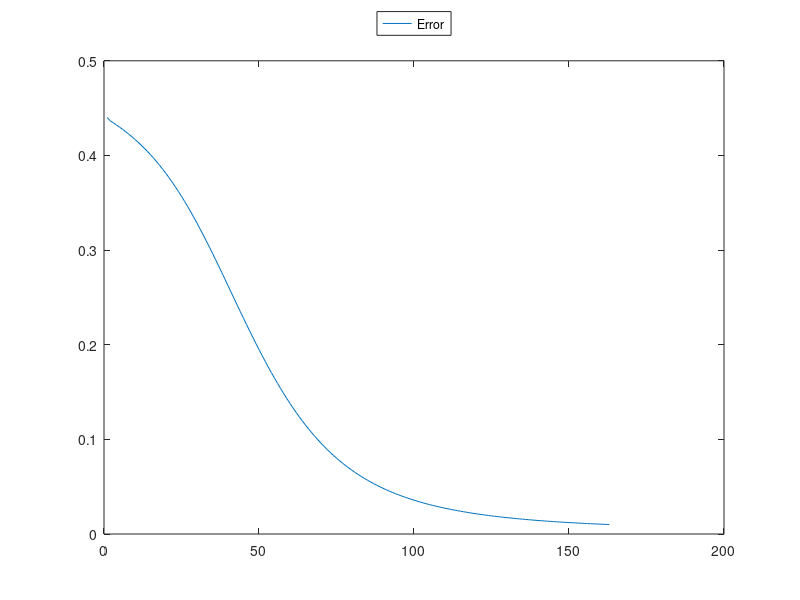
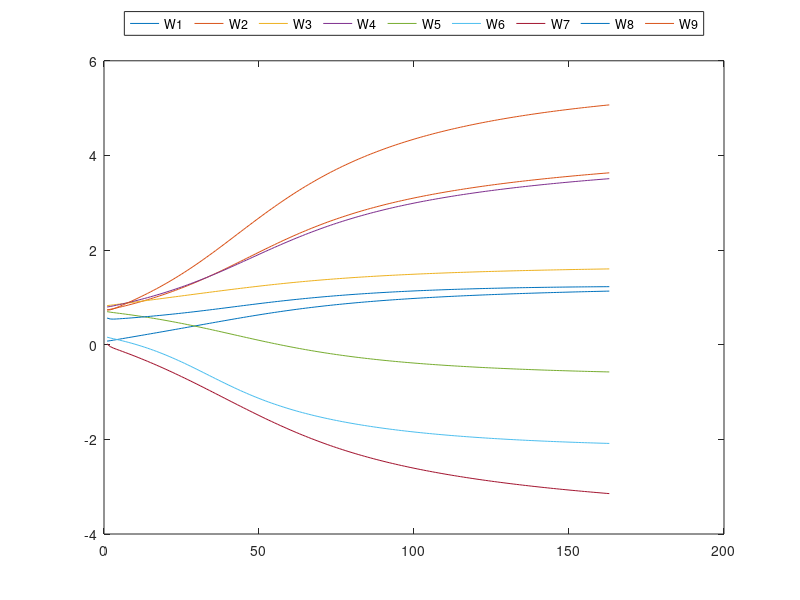

Recreate these plots in MATLAB, in order.
% Fall 2018
% Name: Terry-Ann Sneed
% HMW #4: XOR GATE 

% OFFLINE

clc
clear all
close all

% input values
x_1=[0.1 0.1 0.9 0.9]; 
x_2=[0.1 0.9 0.1 0.9]; 

% desired output
out=[0.1 0.9 0.9 0.9];

% initial random weight values
w_1=rand;
w_2=rand;
w_3=rand; 
w_4=rand;
w_5=rand;
w_6=rand; 
w_7=rand;
w_8=rand;
w_9=rand; 

% error
error=1; 

% learning rate
rate=1;

while(error>0.01)
    dw_1=0;
    dw_2=0;
    dw_3=0;
    dw_4=0;
    dw_5=0;
    dw_6=0;
    dw_7=0;
    dw_8=0;
    dw_9=0;
    
    for z=1:4
        
        % weight updates
        new_alpha1=w_1*x_1(z)+w_3*x_2(z)+w_5;
        new_alpah2=w_2*x_1(z)+w_4*x_2(z)+w_6;
       
        z1(z)=1/(1+exp(-new_alpha1));
        z2(z)=1/(1+exp(-new_alpah2));
        
        alpha=w_8*z1(z)+w_9*z2(z)+w_7;
        
        y(z)=1/(1+exp(-alpha));
        
        dw_8=dw_8+z1(z)*y(z)*(1-y(z))*(y(z)-out(z));
        dw_9=dw_9+z2(z)*y(z)*(1-y(z))*(y(z)-out(z));
        dw_7=dw_7+y(z)*(1-y(z))*(y(z)-out(z));
        dw_1=dw_1+x_1(z)*z1(z)*(1-z1(z))*w_8*y(z)*(1-y(z))*(y(z)-out(z));
        dw_2=dw_2+x_1(z)*z2(z)*(1-z2(z))*w_9*y(z)*(1-y(z))*(y(z)-out(z));
        dw_3=dw_3+x_2(z)*z1(z)*(1-z1(z))*w_8*y(z)*(1-y(z))*(y(z)-out(z));
        dw_4=dw_4+x_2(z)*z2(z)*(1-z2(z))*w_9*y(z)*(1-y(z))*(y(z)-out(z));
        dw_5=dw_5+z1(z)*(1-z1(z))*w_8*y(z)*(1-y(z))*(y(z)-out(z));
        dw_6=dw_6+z2(z)*(1-z2(z))*w_9*y(z)*(1-y(z))*(y(z)-out(z));
    end
    w_1=w_1-2*dw_1;
    w_2=w_2-2*dw_2;
    w_3=w_3-2*dw_3;
    w_4=w_4-2*dw_4;
    w_5=w_5-2*dw_5;
    w_6=w_6-2*dw_6;
    w_7=w_7-2*dw_7;
    w_8=w_8-2*dw_8;
    w_9=w_9-2*dw_9;
    error=0;
    for z=1:4
        
        %error calculation
        new_alpha1=w_1*x_1(z)+w_3*x_2(z)+w_5;
        new_alpah2=w_2*x_1(z)+w_4*x_2(z)+w_6;
        
        z1(z)=1/(1+exp(-new_alpha1));
        z2(z)=1/(1+exp(-new_alpah2));
        
        alpha=w_8*z1(z)+w_9*z2(z)+w_7;
        
        y(z)=1/(1+exp(-alpha));
        
        error=error+(y(z)-out(z))^2;
    end
    
    data(rate,1)=rate;
    data(rate,2)=error;
    data(rate,3)=w_1;
    data(rate,4)=w_2;
    data(rate,5)=w_3;
    data(rate,6)=w_4;
    data(rate,7)=w_5;
    data(rate,8)=w_6;
    data(rate,9)=w_7;
    data(rate,10)=w_8;
    data(rate,11)=w_9;
    
    rate=rate+1;
end
clc
figure(1);
plot(data(:,1),data(:,2));
legend('Error','Location','northoutside','Orientation','horizontal');
figure(2);
plot(data(:,1),data(:,3), ...
data(:,1),data(:,4), ...
data(:,1),data(:,5), ...
data(:,1),data(:,6), ...
data(:,1),data(:,7), ...
data(:,1),data(:,8), ...
data(:,1),data(:,9), ...
data(:,1),data(:,10), ...
data(:,1),data(:,11));
legend('W1','W2','W3','W4','W5','W6','W7','W8','W9','Location','northoutside','Orientation','horizontal');
